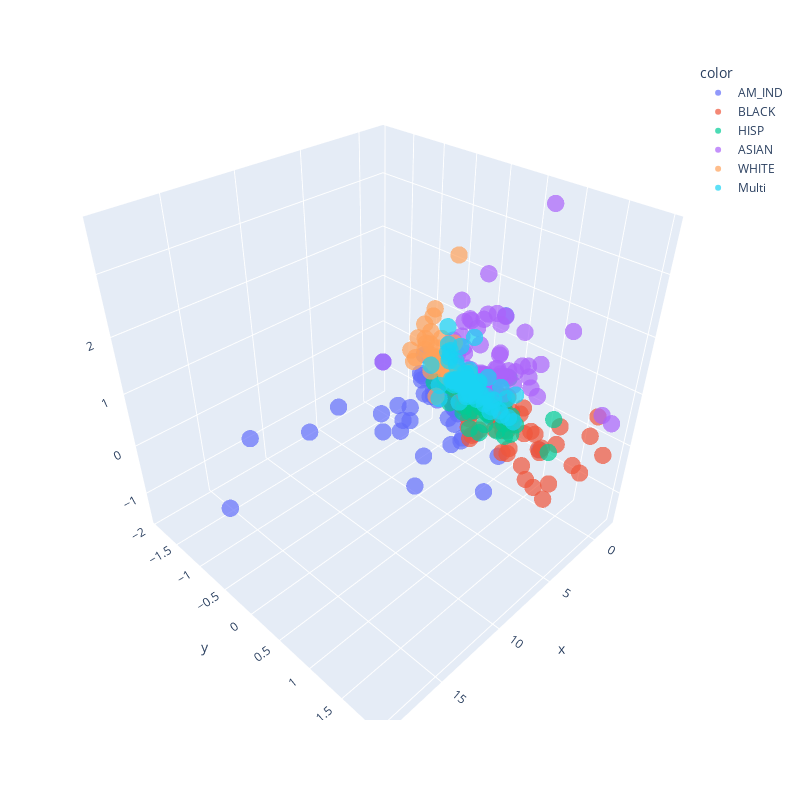

Notebook source saved alongside this figure:
### Code cell
fig = px.scatter_3d(
    x=E_pca[:, 0],
    y=E_pca[:, 1],
    z=E_pca[:, 2],
    color=E_race_labels,
    height=800,
    width=800,
)
fig.update_traces(
    marker=dict(size=6, opacity=0.7, line=dict(width=0, color="DarkSlateGrey")),
    selector=dict(mode="markers"),
)
# sns.scatterplot(x=E_pca[:, 1], y=E_pca[:, 2], ax=ax, hue=E_race_labels)

# ax.set(aspect="equal")
# E_flattened
